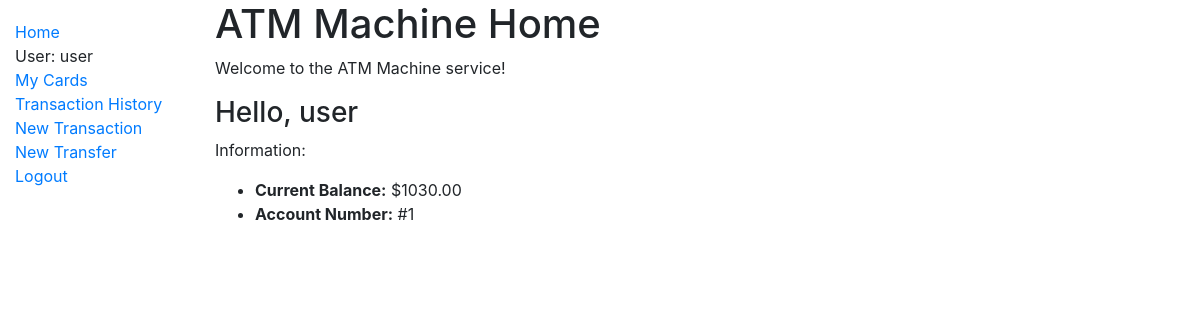
Page /user/ (signed in) on the earlier database version.
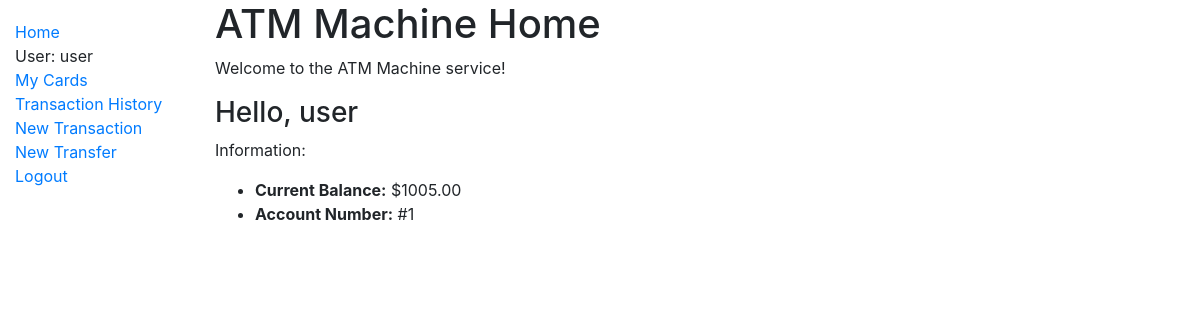
Same page on the later database version.
### user/models.py (models this page shows, shortened)
class Customer(models.Model):
    user = models.OneToOneField(User, null=True, blank=True, on_delete=models.CASCADE,
                                help_text="The user's login name.", unique=True)
    pin_regex = RegexValidator(regex=r'^\d{1,10}$',
                               message="PIN number must be 4 digits.")
    pin_number = models.CharField(max_length=4, validators=[pin_regex],
                                  help_text="A four digit PIN number.", blank=False, )
    address = models.CharField(max_length=300, help_text="User's address.", blank=False)
    balance = models.DecimalField(default=0, help_text="User's balance.", blank=False,
                                  decimal_places=2, max_digits=12, validators=[MinValueValidator(Decimal('0'))],)
    phone_regex = RegexValidator(regex=r'^\+?1?\d{9,15}$',
                                 message="Phone number must be entered in the format: "
                                         "'+999999999'. Up to 15 digits allowed.")
    phone_number = models.CharField(validators=[phone_regex], max_length=17, blank=False,
                                    help_text="The user's phone number.")

### user/views.py (the view)
# urls.py: path('', views.index, name='index'),
def index(request):
    if request.user.is_authenticated:
        username = request.user.username
        balance = request.user.customer.balance
        current_id = request.user.customer.id
    else:
        username = "not logged in"
        balance = None
        current_id = None
    context = {'username': username, 'balance': balance, 'id': current_id}
    return render(request, 'index.html', context)

### user/templates/index.html
{% extends "base_generic.html" %}
{% block content %}
  <h1>ATM Machine Home</h1>
  <p>Welcome to the ATM Machine service!</p>
  <h3>Hello, {{ username }}</h3>
  <p>Information:</p>
  <ul>
    <li><strong>Current Balance:</strong> ${{ balance }}</li>
    <li><strong>Account Number:</strong> #{{ id }}</li>
  </ul>
{% endblock %}

Differences in the rows shown:
changed Customer: balance "1030.00" → "1005.00"
